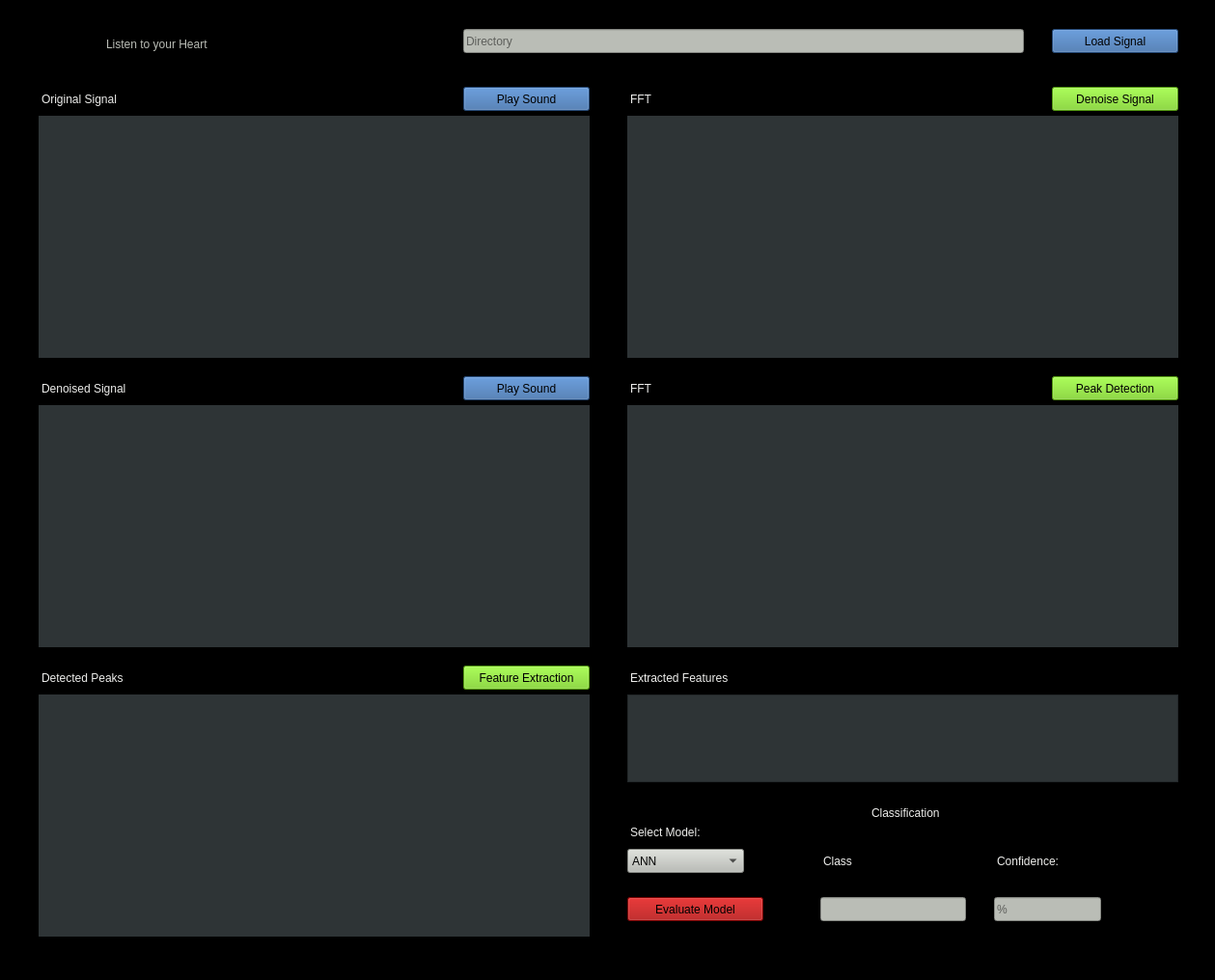
<?xml version="1.0" encoding="UTF-8"?>
<ui version="4.0">
 <class>MainWindow</class>
 <widget class="QMainWindow" name="MainWindow">
  <property name="geometry">
   <rect>
    <x>0</x>
    <y>0</y>
    <width>1259</width>
    <height>1016</height>
   </rect>
  </property>
  <property name="windowTitle">
   <string>MainWindow</string>
  </property>
  <property name="styleSheet">
   <string notr="true">background-color: rgb(0, 0, 0);</string>
  </property>
  <widget class="QWidget" name="centralwidget">
   <widget class="QPushButton" name="loadBtn">
    <property name="geometry">
     <rect>
      <x>1090</x>
      <y>30</y>
      <width>131</width>
      <height>25</height>
     </rect>
    </property>
    <property name="styleSheet">
     <string notr="true">background-color: rgb(52, 101, 164);
</string>
    </property>
    <property name="text">
     <string>Load Signal</string>
    </property>
   </widget>
   <widget class="QLineEdit" name="directory">
    <property name="geometry">
     <rect>
      <x>480</x>
      <y>30</y>
      <width>581</width>
      <height>25</height>
     </rect>
    </property>
    <property name="styleSheet">
     <string notr="true">background-color: rgb(255, 255, 255);
background-color: rgb(186, 189, 182);</string>
    </property>
    <property name="placeholderText">
     <string>Directory</string>
    </property>
   </widget>
   <widget class="QLineEdit" name="sig1H">
    <property name="geometry">
     <rect>
      <x>40</x>
      <y>90</y>
      <width>121</width>
      <height>25</height>
     </rect>
    </property>
    <property name="styleSheet">
     <string notr="true">color: rgb(238, 238, 236);
font: 13pt &quot;Ubuntu&quot;;</string>
    </property>
    <property name="text">
     <string>Original Signal</string>
    </property>
   </widget>
   <widget class="QLineEdit" name="fft1H">
    <property name="geometry">
     <rect>
      <x>650</x>
      <y>90</y>
      <width>113</width>
      <height>25</height>
     </rect>
    </property>
    <property name="styleSheet">
     <string notr="true">color: rgb(238, 238, 236);
font: 13pt &quot;Ubuntu&quot;;</string>
    </property>
    <property name="text">
     <string>FFT</string>
    </property>
   </widget>
   <widget class="QLabel" name="title">
    <property name="geometry">
     <rect>
      <x>110</x>
      <y>30</y>
      <width>331</width>
      <height>31</height>
     </rect>
    </property>
    <property name="styleSheet">
     <string notr="true">color: rgb(186, 189, 182);
font: 75 26pt &quot;TeX Gyre Adventor&quot;;

</string>
    </property>
    <property name="text">
     <string>Listen to your Heart</string>
    </property>
   </widget>
   <widget class="QLabel" name="sig1">
    <property name="geometry">
     <rect>
      <x>40</x>
      <y>120</y>
      <width>571</width>
      <height>251</height>
     </rect>
    </property>
    <property name="styleSheet">
     <string notr="true">background-color: rgb(46, 52, 54);</string>
    </property>
    <property name="text">
     <string/>
    </property>
   </widget>
   <widget class="QLabel" name="fft1">
    <property name="geometry">
     <rect>
      <x>650</x>
      <y>120</y>
      <width>571</width>
      <height>251</height>
     </rect>
    </property>
    <property name="styleSheet">
     <string notr="true">background-color: rgb(255, 255, 255);
background-color: rgb(46, 52, 54);</string>
    </property>
    <property name="text">
     <string/>
    </property>
   </widget>
   <widget class="QPushButton" name="play1Btn">
    <property name="geometry">
     <rect>
      <x>480</x>
      <y>90</y>
      <width>131</width>
      <height>25</height>
     </rect>
    </property>
    <property name="styleSheet">
     <string notr="true">background-color: rgb(52, 101, 164);</string>
    </property>
    <property name="text">
     <string>Play Sound</string>
    </property>
   </widget>
   <widget class="QPushButton" name="denoiseBtn">
    <property name="geometry">
     <rect>
      <x>1090</x>
      <y>90</y>
      <width>131</width>
      <height>25</height>
     </rect>
    </property>
    <property name="styleSheet">
     <string notr="true">background-color: rgb(115, 210, 22);</string>
    </property>
    <property name="text">
     <string>Denoise Signal</string>
    </property>
   </widget>
   <widget class="QPushButton" name="peaksBtn">
    <property name="geometry">
     <rect>
      <x>1090</x>
      <y>390</y>
      <width>131</width>
      <height>25</height>
     </rect>
    </property>
    <property name="styleSheet">
     <string notr="true">background-color: rgb(115, 210, 22);</string>
    </property>
    <property name="text">
     <string>Peak Detection</string>
    </property>
   </widget>
   <widget class="QLabel" name="fft2">
    <property name="geometry">
     <rect>
      <x>650</x>
      <y>420</y>
      <width>571</width>
      <height>251</height>
     </rect>
    </property>
    <property name="styleSheet">
     <string notr="true">background-color: rgb(46, 52, 54);</string>
    </property>
    <property name="text">
     <string/>
    </property>
   </widget>
   <widget class="QLabel" name="sig2">
    <property name="geometry">
     <rect>
      <x>40</x>
      <y>420</y>
      <width>571</width>
      <height>251</height>
     </rect>
    </property>
    <property name="styleSheet">
     <string notr="true">background-color: rgb(46, 52, 54);</string>
    </property>
    <property name="text">
     <string/>
    </property>
   </widget>
   <widget class="QLabel" name="peaksgraph">
    <property name="geometry">
     <rect>
      <x>40</x>
      <y>720</y>
      <width>571</width>
      <height>251</height>
     </rect>
    </property>
    <property name="styleSheet">
     <string notr="true">background-color: rgb(46, 52, 54);</string>
    </property>
    <property name="text">
     <string/>
    </property>
   </widget>
   <widget class="QPushButton" name="featuresBtn">
    <property name="geometry">
     <rect>
      <x>480</x>
      <y>690</y>
      <width>131</width>
      <height>25</height>
     </rect>
    </property>
    <property name="styleSheet">
     <string notr="true">background-color: rgb(115, 210, 22);</string>
    </property>
    <property name="text">
     <string>Feature Extraction</string>
    </property>
   </widget>
   <widget class="QLineEdit" name="classificationH">
    <property name="geometry">
     <rect>
      <x>900</x>
      <y>830</y>
      <width>141</width>
      <height>25</height>
     </rect>
    </property>
    <property name="styleSheet">
     <string notr="true">color: rgb(238, 238, 236);
font: 75 11pt &quot;Ubuntu Condensed&quot;;
font: 15pt &quot;Ubuntu&quot;;</string>
    </property>
    <property name="text">
     <string>Classification</string>
    </property>
   </widget>
   <widget class="QPushButton" name="play2Btn">
    <property name="geometry">
     <rect>
      <x>480</x>
      <y>390</y>
      <width>131</width>
      <height>25</height>
     </rect>
    </property>
    <property name="styleSheet">
     <string notr="true">background-color: rgb(52, 101, 164);</string>
    </property>
    <property name="text">
     <string>Play Sound</string>
    </property>
   </widget>
   <widget class="QLineEdit" name="fft2H">
    <property name="geometry">
     <rect>
      <x>650</x>
      <y>390</y>
      <width>113</width>
      <height>25</height>
     </rect>
    </property>
    <property name="styleSheet">
     <string notr="true">color: rgb(238, 238, 236);
font: 13pt &quot;Ubuntu&quot;;</string>
    </property>
    <property name="text">
     <string>FFT</string>
    </property>
   </widget>
   <widget class="QLineEdit" name="sig2H">
    <property name="geometry">
     <rect>
      <x>40</x>
      <y>390</y>
      <width>131</width>
      <height>25</height>
     </rect>
    </property>
    <property name="styleSheet">
     <string notr="true">color: rgb(238, 238, 236);
font: 13pt &quot;Ubuntu&quot;;</string>
    </property>
    <property name="text">
     <string>Denoised Signal</string>
    </property>
   </widget>
   <widget class="QLineEdit" name="selectmodelH">
    <property name="geometry">
     <rect>
      <x>650</x>
      <y>850</y>
      <width>113</width>
      <height>25</height>
     </rect>
    </property>
    <property name="styleSheet">
     <string notr="true">color: rgb(238, 238, 236);
font: 13pt &quot;Ubuntu&quot;;</string>
    </property>
    <property name="text">
     <string>Select Model:</string>
    </property>
   </widget>
   <widget class="QLineEdit" name="testaccuracyH">
    <property name="geometry">
     <rect>
      <x>1030</x>
      <y>880</y>
      <width>111</width>
      <height>25</height>
     </rect>
    </property>
    <property name="styleSheet">
     <string notr="true">color: rgb(238, 238, 236);
font: 13pt &quot;Ubuntu&quot;;</string>
    </property>
    <property name="text">
     <string>Confidence:</string>
    </property>
   </widget>
   <widget class="QLineEdit" name="classH">
    <property name="geometry">
     <rect>
      <x>850</x>
      <y>880</y>
      <width>113</width>
      <height>25</height>
     </rect>
    </property>
    <property name="styleSheet">
     <string notr="true">color: rgb(238, 238, 236);
font: 13pt &quot;Ubuntu&quot;;</string>
    </property>
    <property name="text">
     <string>Class</string>
    </property>
   </widget>
   <widget class="QLineEdit" name="accuracy">
    <property name="geometry">
     <rect>
      <x>1030</x>
      <y>930</y>
      <width>111</width>
      <height>25</height>
     </rect>
    </property>
    <property name="styleSheet">
     <string notr="true">background-color: rgb(186, 189, 182);</string>
    </property>
    <property name="placeholderText">
     <string>%</string>
    </property>
   </widget>
   <widget class="QLineEdit" name="class_2">
    <property name="geometry">
     <rect>
      <x>850</x>
      <y>930</y>
      <width>151</width>
      <height>25</height>
     </rect>
    </property>
    <property name="styleSheet">
     <string notr="true">background-color: rgb(186, 189, 182);</string>
    </property>
    <property name="placeholderText">
     <string/>
    </property>
   </widget>
   <widget class="QComboBox" name="comboBox">
    <property name="geometry">
     <rect>
      <x>650</x>
      <y>880</y>
      <width>121</width>
      <height>25</height>
     </rect>
    </property>
    <property name="styleSheet">
     <string notr="true">background-color: rgb(186, 189, 182);</string>
    </property>
    <item>
     <property name="text">
      <string>ANN</string>
     </property>
    </item>
    <item>
     <property name="text">
      <string>SVM</string>
     </property>
    </item>
    <item>
     <property name="text">
      <string>XGBoost</string>
     </property>
    </item>
   </widget>
   <widget class="QPushButton" name="evaluateBtn">
    <property name="geometry">
     <rect>
      <x>650</x>
      <y>930</y>
      <width>141</width>
      <height>25</height>
     </rect>
    </property>
    <property name="styleSheet">
     <string notr="true">background-color: rgb(164, 0, 0);
</string>
    </property>
    <property name="text">
     <string>Evaluate Model</string>
    </property>
   </widget>
   <widget class="QLabel" name="logo">
    <property name="geometry">
     <rect>
      <x>40</x>
      <y>10</y>
      <width>61</width>
      <height>61</height>
     </rect>
    </property>
    <property name="text">
     <string/>
    </property>
    <property name="pixmap">
     <pixmap>heartpic.png</pixmap>
    </property>
    <property name="scaledContents">
     <bool>true</bool>
    </property>
   </widget>
   <widget class="QTableView" name="features">
    <property name="geometry">
     <rect>
      <x>650</x>
      <y>720</y>
      <width>571</width>
      <height>91</height>
     </rect>
    </property>
    <property name="styleSheet">
     <string notr="true">background-color: rgb(46, 52, 54);</string>
    </property>
   </widget>
   <widget class="QLineEdit" name="sig2H_2">
    <property name="geometry">
     <rect>
      <x>40</x>
      <y>690</y>
      <width>131</width>
      <height>25</height>
     </rect>
    </property>
    <property name="styleSheet">
     <string notr="true">color: rgb(238, 238, 236);
font: 13pt &quot;Ubuntu&quot;;</string>
    </property>
    <property name="text">
     <string>Detected Peaks</string>
    </property>
   </widget>
   <widget class="QLineEdit" name="sig2H_3">
    <property name="geometry">
     <rect>
      <x>650</x>
      <y>690</y>
      <width>151</width>
      <height>25</height>
     </rect>
    </property>
    <property name="styleSheet">
     <string notr="true">color: rgb(238, 238, 236);
font: 13pt &quot;Ubuntu&quot;;</string>
    </property>
    <property name="text">
     <string>Extracted Features</string>
    </property>
   </widget>
  </widget>
  <widget class="QMenuBar" name="menubar">
   <property name="geometry">
    <rect>
     <x>0</x>
     <y>0</y>
     <width>1259</width>
     <height>22</height>
    </rect>
   </property>
  </widget>
  <widget class="QStatusBar" name="statusbar"/>
 </widget>
 <resources/>
 <connections/>
</ui>
